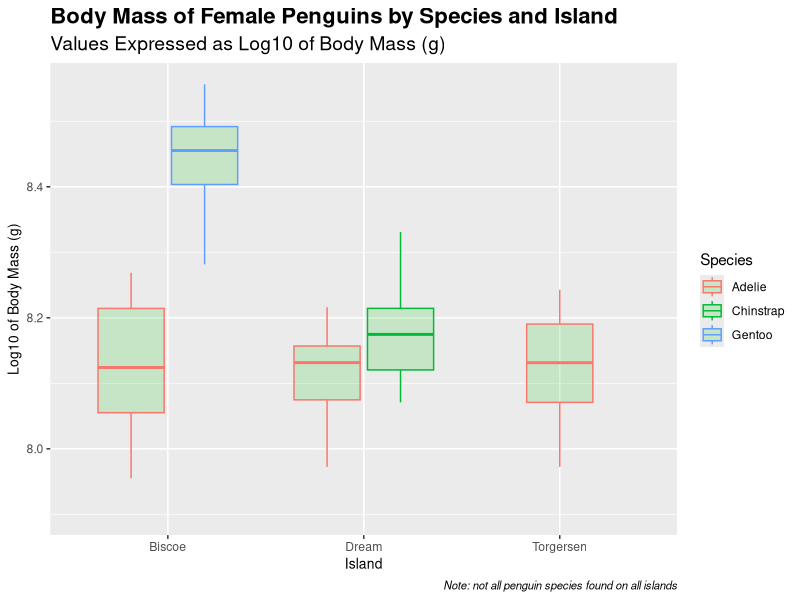
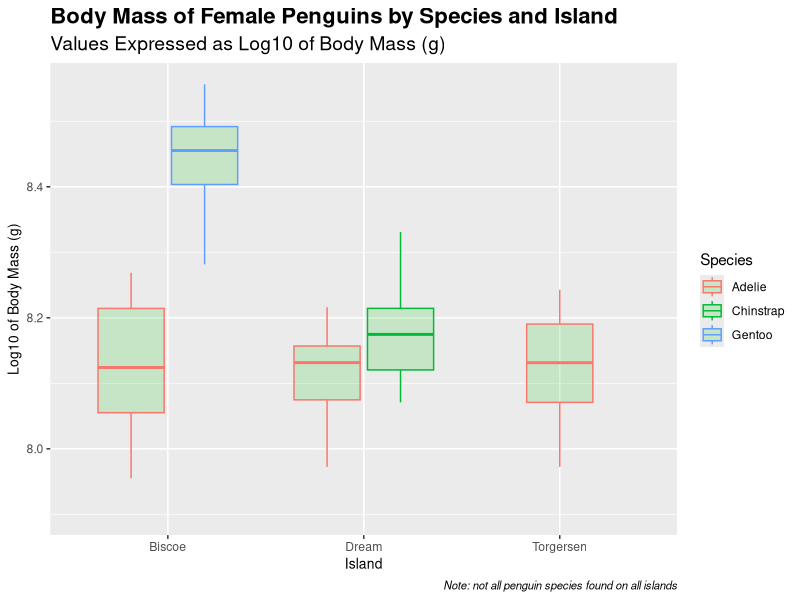

Reproduce these figures in R, in order.
###This is the dplyr homework script I made.###
###Created by Nick Mattson###
###Script created on 9-22-26###
##########################################################

###Load Libraries###
library(here)
library(tidyverse)
library(palmerpenguins)
library(ggplot2)

###Peek at the data###
head(penguins)

###Manipulate data with dplyr###
#Part 1: Calculate mean and variance by groups
mean_and_variance_table <- penguins |> #assign output
  group_by(island,species,sex) |> #grouping command
  summarise(mean_body_mass=mean(body_mass_g,na.rm=TRUE),
            body_mass_variance=var(body_mass_g,na.rm=TRUE)) #summary table of mass and variance

head(mean_and_variance_table) #check structure

#Part 2: Filter and mutate data for plot
penguins_altered_table <- penguins |>
  filter(sex=="female") |> #exclude males
  mutate(log_body_mass=log(body_mass_g)) |> #new column for log of body mass
  select(species,island,sex,log_body_mass) #selects only the columns I want

head(penguins_altered_table) #check structure

#Part 3: ggplot visual of edited data frame

#Let's make a box plot!
ggplot(penguins_altered_table, aes(x=island,y=log_body_mass,color=species))+
  geom_boxplot(fill="limegreen", #plot shape color
               alpha=0.2, #transparency
               position=position_dodge2(preserve="single"), #make all columns equal width
               outlier.shape=NA)+ #remove outliers from final plot
  theme_grey()+
  labs(title="Body Mass of Female Penguins by Species and Island", 
       subtitle = "Values Expressed as Log10 of Body Mass (g)",
       x = "Island",
       y = "Log10 of Body Mass (g)",
       color = "Species",
       caption = "Note: not all penguin species found on all islands")+
  
  theme(axis.title = element_text(size = 10),
        plot.title = element_text(size=16, face = "bold"),
        plot.subtitle = element_text(size=14),
        plot.caption = element_text(size=8,face = "italic"))
  
###Save plot as an image file###
ggsave(here("Week_04","Outputs","log_boxplot_edited_penguin_data.png"))
 
